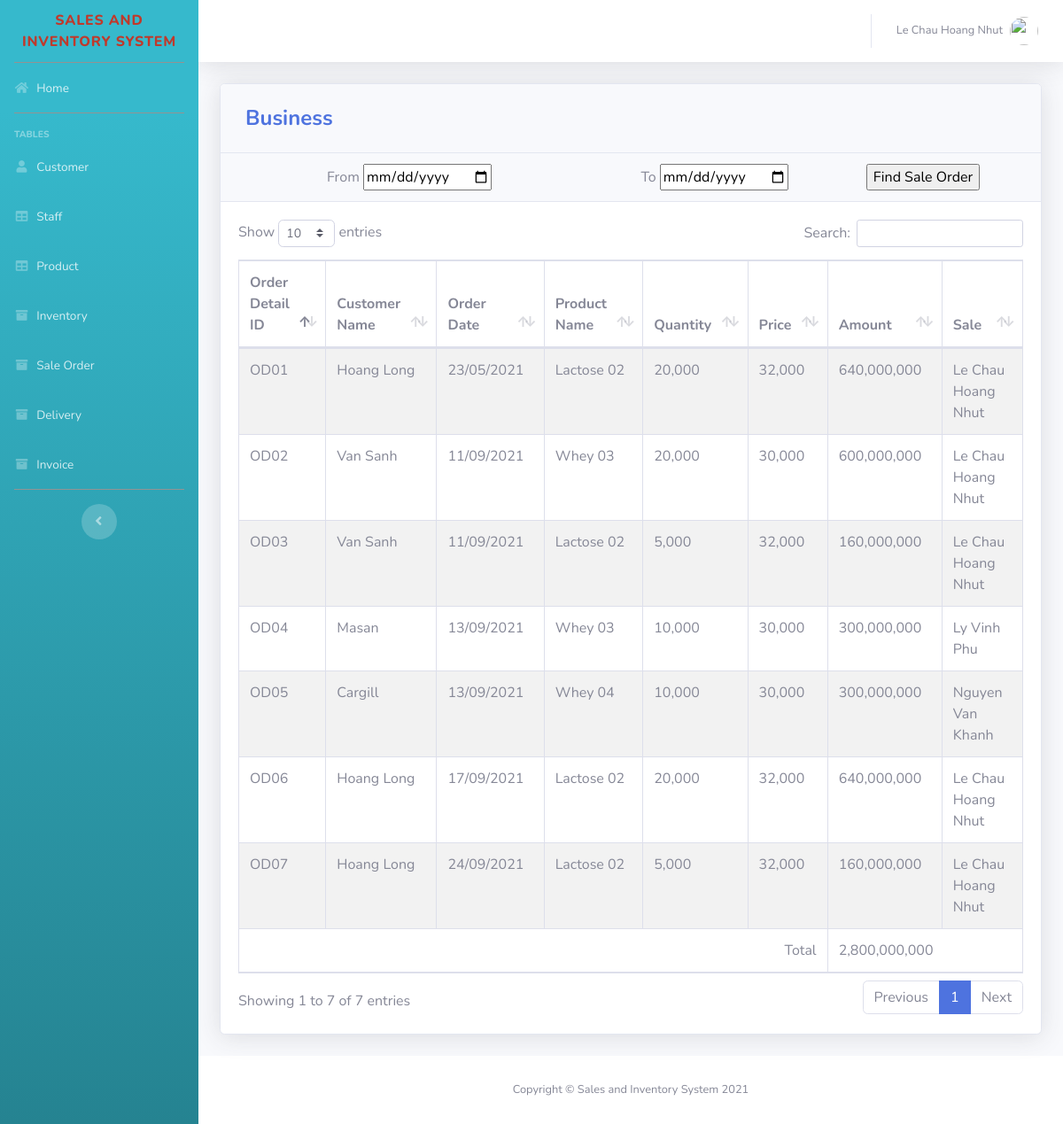
Page /SourceCode/Sale_Inventory/pages/business.php (signed in) on the committed database.
### tables this page shows
CREATE TABLE `orderdetail` (
  `OrderDetail_ID` varchar(20) NOT NULL,
  `Quantity` int(11) NOT NULL,
  `Delivery_Date` date NOT NULL,
  `Delivery_Status` varchar(50) DEFAULT NULL,
  `Product_ID` varchar(20) DEFAULT NULL,
  `OrderMaster_ID` varchar(20) DEFAULT NULL,
  `Invoice` varchar(20) DEFAULT NULL,
  `Ware01` varchar(20) DEFAULT NULL,
  `Qty_Ware01` int(11) DEFAULT NULL,
  `Ware02` varchar(20) DEFAULT NULL,
  `Qty_Ware02` int(11) DEFAULT NULL
);

CREATE TABLE `customer` (
  `Customer_ID` varchar(20) NOT NULL,
  `Customer_Name` varchar(50) NOT NULL,
  `Tax_Code` varchar(50) NOT NULL,
  `Address` varchar(100) NOT NULL,
  `Email` varchar(50) NOT NULL,
  `Phone` varchar(50) NOT NULL,
  `Person` varchar(50) NOT NULL,
  `Contact` varchar(50) NOT NULL,
  `Staff_ID` varchar(20) DEFAULT NULL
);

CREATE TABLE `product` (
  `Product_ID` varchar(20) NOT NULL,
  `Product_Name` varchar(50) NOT NULL,
  `Packing` varchar(50) NOT NULL,
  `Supplier` varchar(100) NOT NULL,
  `Origin` varchar(50) NOT NULL,
  `Selling_Price` int(11) NOT NULL,
  `Category` int(11) NOT NULL
);

CREATE TABLE `staff` (
  `Staff_ID` varchar(20) NOT NULL,
  `Staff_Name` varchar(50) NOT NULL,
  `Staff_Email` varchar(50) NOT NULL,
  `Staff_Phone` varchar(50) NOT NULL,
  `Password` varchar(50) DEFAULT NULL,
  `Role_ID` varchar(20) DEFAULT NULL,
  `Working` varchar(20) NOT NULL
);

### SourceCode/Sale_Inventory/pages/business.php (the view, shortened to what this page needs)
<?php
$session = $_SESSION["Staff_ID"];
include'../includes/connection.php';
$sql = "SELECT Role_ID FROM Staff WHERE Staff_ID = '$session'";
$res = mysqli_query($conn, $sql);
$ro = mysqli_fetch_array($res);
if($ro[0] == 'AD01'){
    include'../includes/sidebar_Admin.php';
}elseif ($ro[0] == 'A01') {
    include'../includes/sidebar_Acc.php';
}elseif ($ro[0] == 'A02') {
    include'../includes/sidebar_Acc.php';
}elseif ($ro[0] == 'L01') {
    include'../includes/sidebar_Logistics.php';
}elseif ($ro[0] == 'L02') {
    include'../includes/sidebar_Logistics.php';
}elseif ($ro[0] == 'S01') {
    include'../includes/sidebar_Sale.php';
}elseif ($ro[0] == 'S02') {
    include'../includes/sidebar_Sale_Manager.php';
}
?>
<div class="card shadow mb-4">
            <div class="card-header py-3">
              <h4 class="m-2 font-weight-bold text-primary">Business</h4>
            </div>
    <div class="card-header">
        <form method="post">
        <div style="float:left; width:40%; padding-left: 100px">
            <span >From</span>
            <input type="date" name="from" required>
        </div>
        <div style="float:left; width:40%; padding-left: 100px">
            <span>To</span>
            <input type="date" name="to" required>
        </div>
            <input name="find" type="submit" value="Find Sale Order">
        </form>
    </div>
            <div class="card-body">
              <div class="table-responsive">
                <table class="table table-bordered table-hover table-striped" id="dataTable" width="100%" cellspacing="0">
               <thead>
                   <tr>
                     <th class="col-md-1" >Order Detail ID</th>
                     <th class="col-md-1" >Customer Name</th>
                     <th class="col-md-1" >Order Date</th>
                     <th class="col-md-1" >Product Name</th>
                     <th class="col-md-1" >Quantity</th>
                     <th class="col-md-1" >Price</th>
                     <th class="col-md-1" >Amount</th>
                     <th class="col-md-1" >Sale</th>
                   </tr>
               </thead>
          <tbody>
<?php
    if(isset($_POST['find'])){
    $from = $_POST['from'];
    $to = $_POST['to'];
  $query = "SELECT OrderDetail_ID, p.Product_Name, Quantity, p.Selling_Price, (o.Quantity*p.Selling_Price) AS Amount, DATE_FORMAT(Delivery_Date, '%d/%m/%Y') AS Date, DATE_FORMAT(w.OrderMaster_Date, '%d/%m/%Y') AS Order_Date, s.Staff_Name, c.Customer_Name
            FROM OrderDetail o
            join Product p on p.Product_ID = o.Product_ID
            join OrderMaster w on w.OrderMaster_ID = o.OrderMaster_ID
            join Customer c on c.Customer_ID = w.Customer_ID
            join Staff s on s.Staff_ID = c.Staff_ID
            WHERE w.OrderMaster_Date between '$from' and '$to'";
    }else{
        $query = "SELECT OrderDetail_ID, p.Product_Name, Quantity, p.Selling_Price,(o.Quantity*p.Selling_Price) AS Amount, DATE_FORMAT(Delivery_Date, '%d/%m/%Y') AS Date, DATE_FORMAT(w.OrderMaster_Date, '%d/%m/%Y') AS Order_Date, s.Staff_Name, c.Customer_Name
            FROM OrderDetail o
            join Product p on p.Product_ID = o.Product_ID
            join OrderMaster w on w.OrderMaster_ID = o.OrderMaster_ID
            join Customer c on c.Customer_ID = w.Customer_ID
            join Staff s on s.Staff_ID = c.Staff_ID";
    }
                $result = mysqli_query($conn, $query);
                    while ($row = mysqli_fetch_assoc($result)) {
                echo '<tr>';
                echo '<td>'. $row['OrderDetail_ID'].'</td>';
                echo '<td>'. $row['Customer_Name'].'</td>';
                echo '<td>'. $row['Order_Date'].'</td>';
                echo '<td>'. $row['Product_Name'].'</td>';
                echo '<td>'. number_format($row['Quantity']).'</td>';
                echo '<td>'. number_format($row['Selling_Price']).'</td>';
                echo '<td>'. number_format($row['Amount']).'</td>';
                echo '<td>'. $row['Staff_Name'].'</td>';
                echo '</tr>';
                    }
?>
                </tbody>
                    <tfoot>
<?php if(isset($_POST['find'])){
    $from = $_POST['from'];
    $to = $_POST['to'];
  $query = "SELECT  SUM(o.Quantity*p.Selling_Price) AS total
            FROM OrderDetail o
            join Product p on p.Product_ID = o.Product_ID
            join OrderMaster w on w.OrderMaster_ID = o.OrderMaster_ID
            join Customer c on c.Customer_ID = w.Customer_ID
            join Staff s on s.Staff_ID = c.Staff_ID
            WHERE w.OrderMaster_Date between '$from' and '$to'";
    }else{
        $query = "SELECT SUM(o.Quantity*p.Selling_Price) AS total
            FROM OrderDetail o
            join Product p on p.Product_ID = o.Product_ID
            join OrderMaster w on w.OrderMaster_ID = o.OrderMaster_ID
            join Customer c on c.Customer_ID = w.Customer_ID
            join Staff s on s.Staff_ID = c.Staff_ID";
    }
                $result = mysqli_query($conn, $query);
                    $row = mysqli_fetch_assoc($result);
                        echo'<tr>';
                        echo'<td colspan="6" style="text-align:right"> Total </td>';
                         echo'<td colspan="2">'. number_format($row['total']).'</td>';
                         echo'</tr>';
    ?>
                    </tfoot>
                 </table>
              </div>
            </div>
        </div>
<?php
include'../includes/footer.php';
?>

### SourceCode/Sale_Inventory/includes/sidebar_Sale.php (shortened to what this page needs)
<!DOCTYPE html>
<html lang="en">
<head>
  <link href="../vendor/fontawesome-free/css/all.min.css" rel="stylesheet" type="text/css">
  <link href="../css/sb-admin-2.css" rel="stylesheet">
  <link href="../vendor/datatables/dataTables.bootstrap4.min.css" rel="stylesheet">
</head>
<body id="page-top">
  <div id="wrapper">
    <ul class="navbar-nav bg-gradient-info sidebar sidebar-dark accordion" id="accordionSidebar">
      <a class="sidebar-brand d-flex align-items-center justify-content-center" >
        <div class="sidebar-brand-text">
          <div style="color: #C0392B">Sales and Inventory System </div>
        </div>
      </a>
      <hr class="sidebar-divider my-0">
      <li class="nav-item">
        <a class="nav-link" href="Sale_Exe.php">
          <i class="fas fa-fw fa-home"></i>
          <span>Home</span></a>
      </li>
      <hr class="sidebar-divider" >
      <div class="sidebar-heading">
        Tables
      </div>
      <li class="nav-item">
        <a class="nav-link" href="customer_view.php">
          <i class="fas fa-fw fa-user"></i>
          <span>Customer</span></a>
      </li>
      <li class="nav-item">
        <a class="nav-link" href="employee_view.php">
          <i class="fas fa-fw fa-table"></i>
          <span>Staff</span></a>
      </li>
      <li class="nav-item">
        <a class="nav-link" href="product_view.php">
          <i class="fas fa-fw fa-table"></i>
          <span>Product</span></a>
      </li>
      <li class="nav-item">
        <a class="nav-link" href="inventory_view.php">
          <i class="fas fa-fw fa-archive"></i>
          <span>Inventory</span></a>
      </li>
      <li class="nav-item">
        <a class="nav-link" href="order.php">
          <i class="fas fa-fw fa-archive"></i>
          <span>Sale Order</span></a>
      </li>
      <li class="nav-item">
        <a class="nav-link" href="delivery_view.php">
          <i class="fas fa-fw fa-archive"></i>
          <span>Delivery</span></a>
      </li>
      <li class="nav-item">
        <a class="nav-link" href="invoice_view.php">
          <i class="fas fa-fw fa-archive"></i>
          <span>Invoice</span></a>
      </li>
      <hr class="sidebar-divider d-none d-md-block" >
      <div class="text-center d-none d-md-inline">
        <button class="rounded-circle border-0" id="sidebarToggle"></button>
      </div>
    </ul>
    <?php include_once 'topbar.php'; ?>

### SourceCode/Sale_Inventory/includes/topbar.php (shortened to what this page needs)
<div id="content-wrapper" class="d-flex flex-column">
  <div id="content">
    <nav class="navbar navbar-expand navbar-light bg-white topbar mb-4 static-top shadow">
      <ul class="navbar-nav ml-auto">
        <li class="nav-item dropdown no-arrow">
          <a class="nav-link dropdown-toggle" href="#" id="userDropdown" role="button" data-toggle="dropdown" aria-haspopup="true" aria-expanded="false">
            <span class="mr-2 d-none d-lg-inline text-gray-600 small"><?php echo  $_SESSION["Staff_Name"] ;?></span>
            <img class="img-profile rounded-circle" src="https://encrypted-tbn0.gstatic.com/images?q=tbn:ANd9GcTS0rikanm-OEchWDtCAWQ_s1hQq1nOlQUeJr242AdtgqcdEgm0Dg">
          </a>
        </li>
      </ul>
    </nav>
    <div class="container-fluid">

### SourceCode/Sale_Inventory/includes/footer.php (shortened to what this page needs)
        </div>
      </div>
      <footer class="sticky-footer bg-white">
        <div class="container my-auto">
          <div class="copyright text-center my-auto">
              <span>Copyright © Sales and Inventory System 2021</span>
          </div>
        </div>
      </footer>
    </div>
  </div>
</body>
</html>

### SourceCode/Sale_Inventory/includes/sidebar_Sale.php (style rules this page uses)
hr { height:2px;border:2px;color:gray;background-color:gray }

### rows in the picture
orderdetail: OrderDetail_ID "OD01", customer.Customer_Name "Hoang Long", Order_Date "23/05/2021", Product_ID.Product_Name "Lactose 02", Quantity "20,000", Product_ID.Selling_Price "32,000", Amount "640,000,000", staff.Staff_Name "Le Chau Hoang Nhut"
orderdetail: OrderDetail_ID "OD06", customer.Customer_Name "Hoang Long", Order_Date "17/09/2021", Product_ID.Product_Name "Lactose 02", Quantity "20,000", Product_ID.Selling_Price "32,000", Amount "640,000,000", staff.Staff_Name "Le Chau Hoang Nhut"
orderdetail: OrderDetail_ID "OD07", customer.Customer_Name "Hoang Long", Order_Date "24/09/2021", Product_ID.Product_Name "Lactose 02", Quantity "5,000", Product_ID.Selling_Price "32,000", Amount "160,000,000", staff.Staff_Name "Le Chau Hoang Nhut"
orderdetail: OrderDetail_ID "OD02", customer.Customer_Name "Van Sanh", Order_Date "11/09/2021", Product_ID.Product_Name "Whey 03", Quantity "20,000", Product_ID.Selling_Price "30,000", Amount "600,000,000", staff.Staff_Name "Le Chau Hoang Nhut"
orderdetail: OrderDetail_ID "OD03", customer.Customer_Name "Van Sanh", Order_Date "11/09/2021", Product_ID.Product_Name "Lactose 02", Quantity "5,000", Product_ID.Selling_Price "32,000", Amount "160,000,000", staff.Staff_Name "Le Chau Hoang Nhut"
orderdetail: OrderDetail_ID "OD05", customer.Customer_Name "Cargill", Order_Date "13/09/2021", Product_ID.Product_Name "Whey 04", Quantity "10,000", Product_ID.Selling_Price "30,000", Amount "300,000,000", staff.Staff_Name "Nguyen Van Khanh"
orderdetail: OrderDetail_ID "OD04", customer.Customer_Name "Masan", Order_Date "13/09/2021", Product_ID.Product_Name "Whey 03", Quantity "10,000", Product_ID.Selling_Price "30,000", Amount "300,000,000", staff.Staff_Name "Ly Vinh Phu"

### other values in the picture
$_SESSION["Staff_Name"] "Le Chau Hoang Nhut"
$row['total'] "2,800,000,000"
